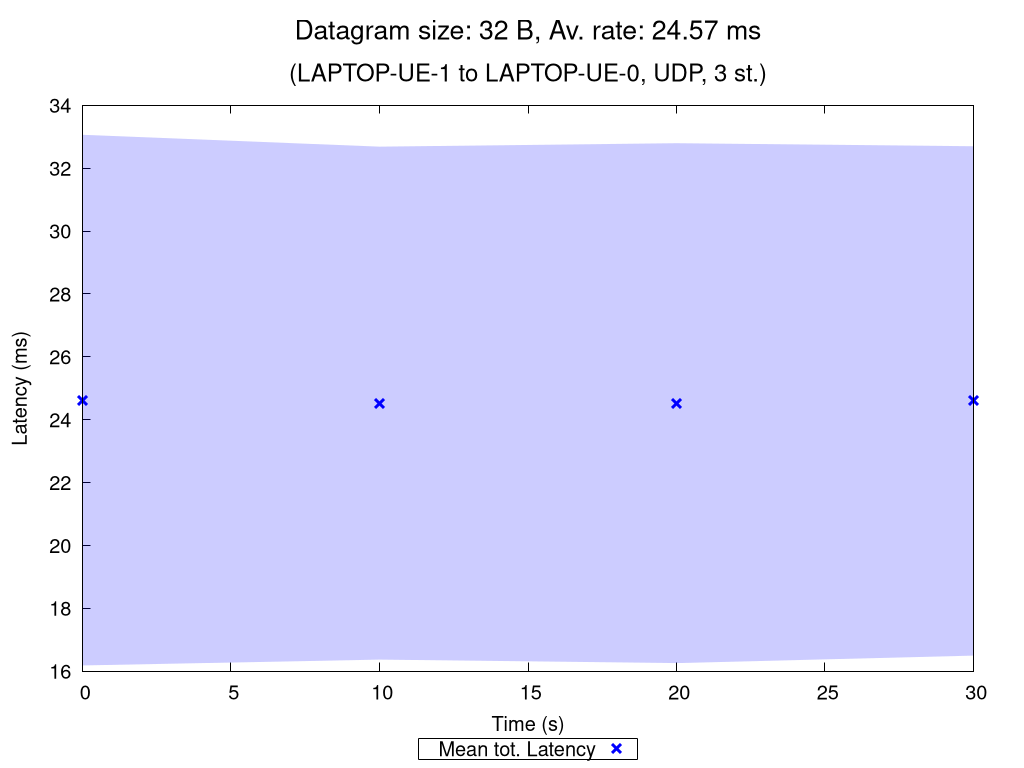

Reproduce this figure in gnuplot.
set terminal pngcairo nocrop enhanced size 1024,768 font "Verdana,15"
set output "UDP_3_st_2020_10_09_17-32-23_one2two_00032B.png"

set title "{/=20 Datagram size: 32 B, Av. rate: 24.57 ms}\n\n{/=18 (LAPTOP-UE-1 to LAPTOP-UE-0, UDP, 3 st.)}"

set xlabel "Time (s)"
set ylabel "Latency (ms)"
set ytics nomirror
set key bmargin center horizontal box samplen 1 width -1
set bmargin 4.6
set rmargin 4.5

rf = 1.0  # rate factor
set style fill transparent solid 0.2 noborder
set autoscale xfix
plot "UDP_3_st_2020_10_09_17-32-23_one2two_00032B_iperf_processed.dat" using 1:($2/rf-$3/rf):($2/rf+$3/rf) with filledcurves lc rgb "blue" notitle, \
     "" using 1:($2/rf) with points pt 2 ps 1.5 lw 3 lc rgb "blue" title "Mean tot. Latency", \
